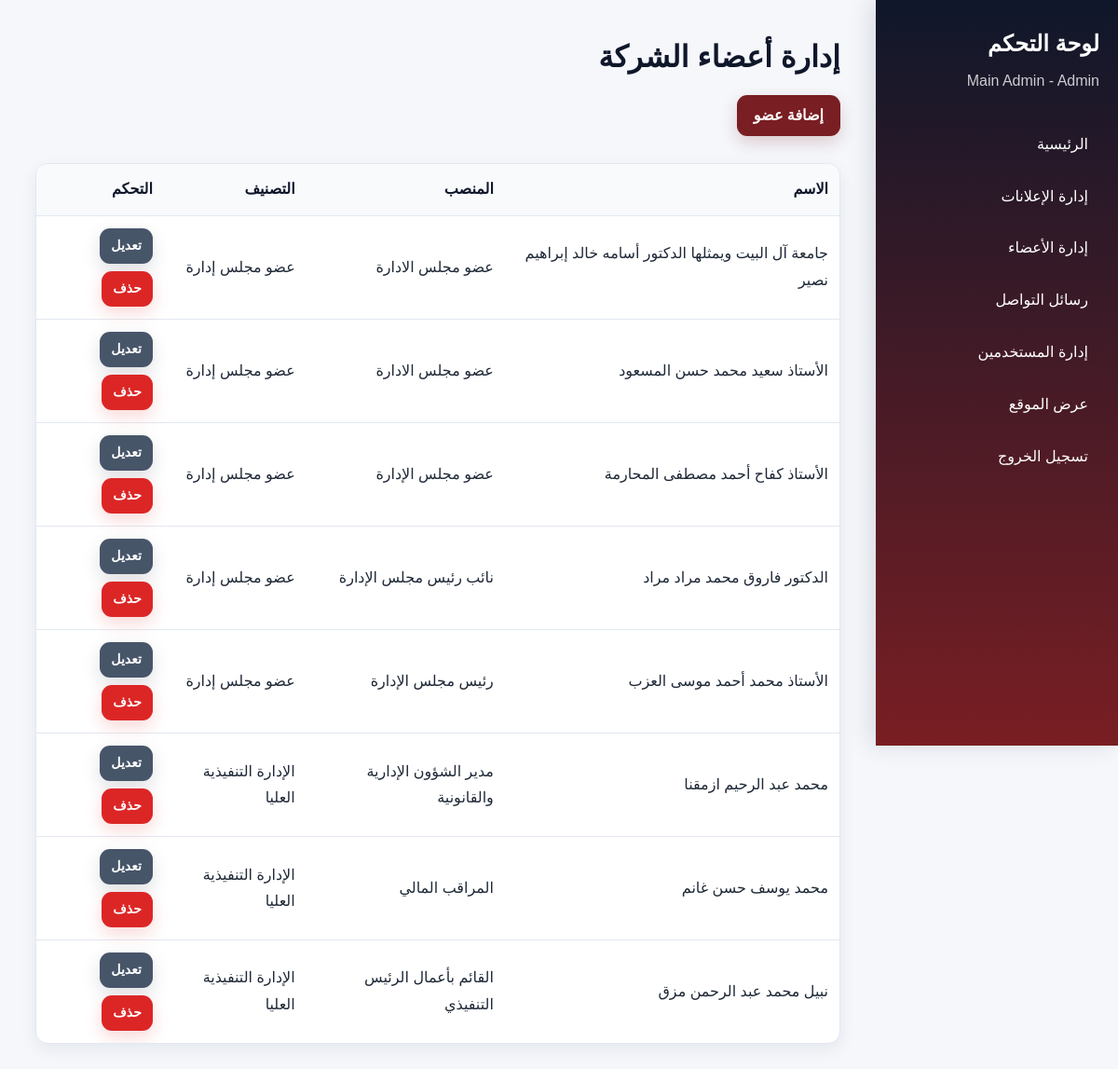
/admin/team.php (signed in), run on the app's committed database.
### tables this page shows
CREATE TABLE `team_members` (
  `id` int(11) NOT NULL,
  `name` varchar(120) NOT NULL,
  `position` varchar(120) NOT NULL,
  `image` varchar(255) DEFAULT NULL,
  `created_at` timestamp NOT NULL DEFAULT current_timestamp(),
  `member_type` enum('board','executive') NOT NULL DEFAULT 'board'
);

### includes/functions.php (called while the page is built, shortened)
<?php
function e($value) {
    return htmlspecialchars($value ?? '', ENT_QUOTES, 'UTF-8');
}

### admin/team.php (the view, shortened to what this page needs)
<?php require_once 'auth.php';
$items = $pdo->query('SELECT * FROM team_members ORDER BY id DESC')->fetchAll();
require_once 'header.php'; ?>
<div class="admin-layout"><?php require_once 'sidebar.php'; ?>
    <main class="admin-content">
        <h1>إدارة أعضاء الشركة</h1><a class="btn" href="team-add.php">إضافة عضو</a><br><br>
        <table class="table">
            <tr>
                <th>الاسم</th>
                <th>المنصب</th>
                <th>التصنيف</th>
                <th>التحكم</th>
            </tr><?php foreach ($items as $item): ?>
                <tr>
                    <td><?= e($item['name']) ?></td>
                    <td><?= e($item['position']) ?></td>
                    <td><?= e($item['member_type'] === 'board' ? 'عضو مجلس إدارة' : 'الإدارة التنفيذية العليا') ?></td>
                    <td class="actions"><a class="btn btn-secondary" href="team-edit.php?id=<?= $item['id'] ?>">تعديل</a><a
                            class="btn btn-danger" onclick="return confirm('هل أنت متأكد؟')"
                            href="team-delete.php?id=<?= $item['id'] ?>">حذف</a></td>
                </tr><?php endforeach; ?>
        </table>
    </main>
</div>
</body>
</html>

### assets/css/style.css (style rules this page uses)
:root { --primary: #791e23; --primary-dark: #5d151a; --navy: #0f172a; --navy-soft: #1e293b; --surface: #ffffff; --background: #f5f7fb; --text: #1f2937; --muted: #64748b; --border: #e2e8f0; --success-bg: #dcfce7; --success-text: #166534; --error-bg: #fee2e2; --error-text: #991b1b; --shadow-sm: 0 6px 18px rgba(15, 23, 42, 0.07); --shadow-md: 0 14px 36px rgba(15, 23, 42, 0.12); --radius-sm: 10px; --radius-md: 16px; --radius-lg: 22px; --container: 1180px; }
* { box-sizing: border-box; margin: 0; padding: 0; }
html { scroll-behavior: smooth; scroll-padding-top: 92px; }
body { min-width: 320px; overflow-x: hidden; font-family: Tahoma, Arial, sans-serif; background: var(--background); color: var(--text); line-height: 1.8; text-rendering: optimizeLegibility; -webkit-font-smoothing: antialiased; }
a { transition: color 0.2s ease, opacity 0.2s ease, transform 0.2s ease; }
.btn { display: inline-flex; align-items: center; justify-content: center; gap: 7px; min-height: 44px; margin-top: 18px; padding: 10px 18px; border: 0; border-radius: 11px; background: var(--primary); color: #fff; font-weight: 700; line-height: 1.4; text-align: center; text-decoration: none; cursor: pointer; box-shadow: 0 7px 18px rgba(121, 30, 35, 0.2); }
.btn-secondary { background: #475569; box-shadow: 0 7px 18px rgba(71, 85, 105, 0.18); }
.btn-danger { background: #dc2626; box-shadow: 0 7px 18px rgba(220, 38, 38, 0.18); }
.admin-layout { display: grid; grid-template-columns: 260px minmax(0, 1fr); min-height: 100vh; background: var(--background); }
.admin-content { min-width: 0; padding: clamp(20px, 4vw, 38px); }
.admin-content > h1 { color: var(--navy); font-size: clamp(1.55rem, 3vw, 2rem); line-height: 1.45; }
.table { display: block; width: 100%; max-width: 100%; overflow-x: auto; border: 1px solid var(--border); border-radius: 13px; background: #fff; border-collapse: collapse; box-shadow: var(--shadow-sm); -webkit-overflow-scrolling: touch; }
.table tr:first-child { background: #f8fafc; }
.table th, .table td { padding: 13px 12px; border-bottom: 1px solid var(--border); text-align: right; vertical-align: middle; }
.table th { color: var(--navy); font-weight: 700; white-space: nowrap; }
.table td { overflow-wrap: anywhere; }
.table tr:last-child td { border-bottom: 0; }
.actions { display: flex; flex-wrap: wrap; gap: 8px; }
.actions .btn { min-height: 38px; margin-top: 0; padding: 7px 12px; font-size: 14px; }

### data on the page
team_members: name "جامعة آل البيت ويمثلها الدكتور أسامه خالد إبراهيم نصير", position "عضو مجلس الادارة", member_type "عضو مجلس إدارة"
team_members: name "الأستاذ سعيد محمد حسن المسعود", position "عضو مجلس الادارة", member_type "عضو مجلس إدارة"
team_members: name "الأستاذ كفاح أحمد مصطفى المحارمة", position "عضو مجلس الإدارة", member_type "عضو مجلس إدارة"
team_members: name "الدكتور فاروق محمد مراد مراد", position "نائب رئيس مجلس الإدارة", member_type "عضو مجلس إدارة"
team_members: name "الأستاذ محمد أحمد موسى العزب", position "رئيس مجلس الإدارة", member_type "عضو مجلس إدارة"
team_members: name "محمد عبد الرحيم ازمقنا", position "مدير الشؤون الإدارية والقانونية", member_type "الإدارة التنفيذية العليا"
team_members: name "محمد يوسف حسن غانم", position "المراقب المالي", member_type "الإدارة التنفيذية العليا"
team_members: name "نبيل محمد عبد الرحمن مزق", position "القائم بأعمال الرئيس التنفيذي", member_type "الإدارة التنفيذية العليا"

### other printed values
$_SESSION['name'] "Main Admin"
$_SESSION['role'] "Admin"
